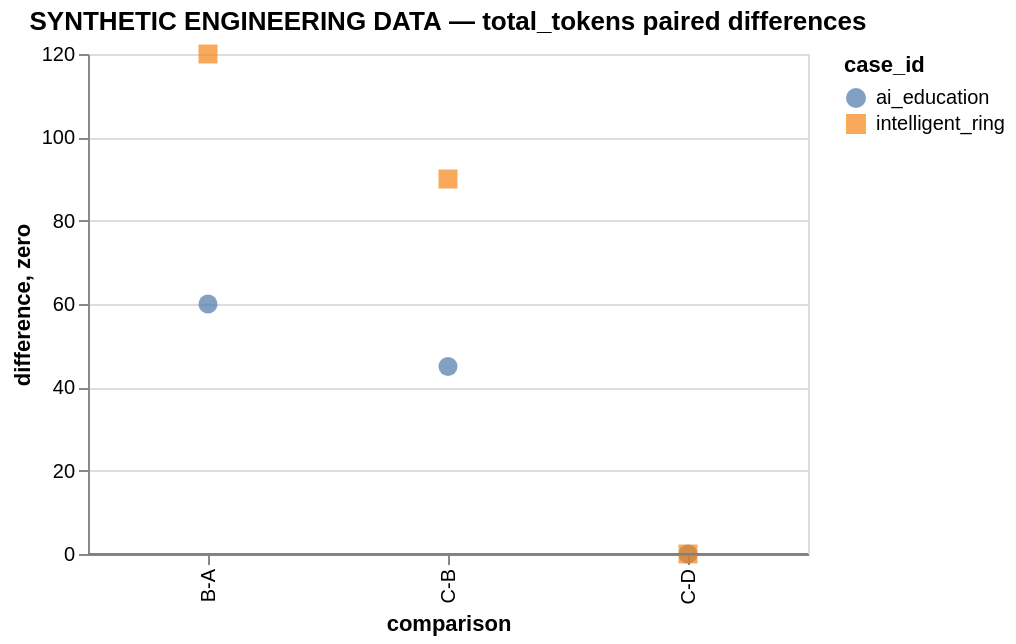

This figure's Vega-Lite source:
### Vega-Lite specification from a JSON file in a GitHub repository (floating-point values rounded to 4 significant figures)
{"config": {"view": {"continuousWidth": 300, "continuousHeight": 300}}, "layer": [{"data": {"values": [{"case_id": "ai_education", "comparison": "B-A", "difference": 60}, {"case_id": "intelligent_ring", "comparison": "B-A", "difference": 120}, {"case_id": "ai_education", "comparison": "C-B", "difference": 45}, {"case_id": "intelligent_ring", "comparison": "C-B", "difference": 90}, {"case_id": "ai_education", "comparison": "C-D", "difference": 0}, {"case_id": "intelligent_ring", "comparison": "C-D", "difference": 0}]}, "mark": {"type": "point", "filled": true, "size": 90}, "encoding": {"color": {"field": "case_id", "type": "nominal"}, "shape": {"field": "case_id", "type": "nominal"}, "tooltip": [{"field": "case_id", "type": "nominal"}, {"field": "comparison", "type": "nominal"}, {"field": "difference", "type": "quantitative"}], "x": {"field": "comparison", "sort": ["B-A", "C-B", "C-D"], "type": "nominal"}, "y": {"field": "difference", "type": "quantitative"}}, "title": "SYNTHETIC ENGINEERING DATA — total_tokens paired differences"}, {"data": {"values": [{"zero": 0}]}, "mark": {"type": "rule", "color": "gray"}, "encoding": {"y": {"field": "zero", "type": "quantitative"}}}], "height": 250, "width": 360, "$schema": "https://vega.github.io/schema/vega-lite/v6.4.1.json"}
